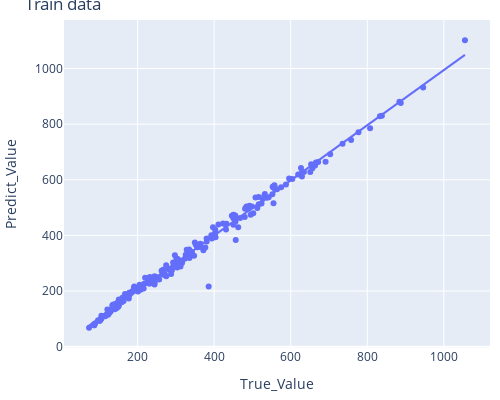
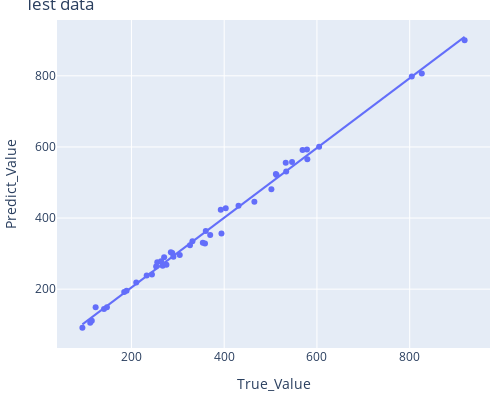

The code cell stored with these charts, in order, in its notebook:
### Markdown cell above
<h2 style="color:cyan">Polynomial Regression Model - All inputs - Side stress</h2>

### Code cell
# All parameters
polyEstimate(x_train_stress, ym_train_stress.Ss, x_test_stress, ym_test_stress.Ss, print_test=1)

### Figure 1 — Plotly figure (JSON) as saved in the notebook; plotly's stock layout.template omitted (floating-point values rounded to 4 significant figures; data arrays with more than 128 entries replaced by an {"elided": "..."} marker saying what was removed)
{"data": [{"hovertemplate": "True_Value=%{x}<br>Predict_Value=%{y}<extra></extra>", "legendgroup": "", "marker": {"color": "#636efa", "symbol": "circle"}, "mode": "markers", "name": "", "orientation": "v", "showlegend": false, "type": "scatter", "x": {"elided": "210 float values"}, "xaxis": "x", "y": {"elided": "210 float values"}, "yaxis": "y"}, {"hovertemplate": "<b>OLS trendline</b><br>Predict_Value = 0.991143 * True_Value + 3.08306<br>R<sup>2</sup>=0.991143<br><br>True_Value=%{x}<br>Predict_Value=%{y} <b>(trend)</b><extra></extra>", "legendgroup": "", "marker": {"color": "#636efa", "symbol": "circle"}, "mode": "lines", "name": "", "showlegend": false, "type": "scatter", "x": {"elided": "210 float values"}, "xaxis": "x", "y": {"elided": "210 float values"}, "yaxis": "y"}], "layout": {"height": 400, "legend": {"tracegroupgap": 0}, "margin": {"b": 10, "l": 10, "r": 10, "t": 20}, "title": {"text": "Train data"}, "width": 500, "xaxis": {"anchor": "y", "domain": [0, 1], "title": {"text": "True_Value"}}, "yaxis": {"anchor": "x", "domain": [0, 1], "title": {"text": "Predict_Value"}}}}

### Figure 2 — Plotly figure (JSON) as saved in the notebook; plotly's stock layout.template omitted (floating-point values rounded to 4 significant figures)
{"data": [{"hovertemplate": "True_Value=%{x}<br>Predict_Value=%{y}<extra></extra>", "legendgroup": "", "marker": {"color": "#636efa", "symbol": "circle"}, "mode": "markers", "name": "", "orientation": "v", "showlegend": false, "type": "scatter", "x": [111.1, 114.5, 94.25, 140.8, 147.1, 122.8, 184.4, 189.5, 210.4, 232.9, 244.2, 275.5, 253.2, 267.4, 304.2, 270.5, 290.5, 326.2, 255.7, 264, 369.8, 288, 285, 331.5, 358.6, 353.9, 360.3, 394.1, 465.1, 501.8, 392.6, 403.3, 430.9, 513, 511.4, 533.7, 532.7, 546.3, 579.3, 569, 578.5, 604.7, 804.5, 826.1, 918.4], "xaxis": "x", "y": [105.7, 110.9, 91.19, 144.5, 149.2, 149.2, 191.8, 195.6, 218.4, 238.5, 241.3, 268.9, 263.4, 265.7, 295.7, 289.4, 291.2, 323.6, 275.8, 278.8, 352.5, 301.6, 304.0, 335.1, 328.4, 330.3, 363.4, 356.3, 445.6, 481.0, 423.3, 427.4, 434.6, 521.0, 523.5, 530.9, 555.6, 557.7, 565.2, 591.4, 592.9, 600.4, 797.8, 806.6, 900.3], "yaxis": "y"}, {"hovertemplate": "<b>OLS trendline</b><br>Predict_Value = 0.981261 * True_Value + 8.40198<br>R<sup>2</sup>=0.993563<br><br>True_Value=%{x}<br>Predict_Value=%{y} <b>(trend)</b><extra></extra>", "legendgroup": "", "marker": {"color": "#636efa", "symbol": "circle"}, "mode": "lines", "name": "", "showlegend": false, "type": "scatter", "x": [94.25, 111.1, 114.5, 122.8, 140.8, 147.1, 184.4, 189.5, 210.4, 232.9, 244.2, 253.2, 255.7, 264, 267.4, 270.5, 275.5, 285, 288, 290.5, 304.2, 326.2, 331.5, 353.9, 358.6, 360.3, 369.8, 392.6, 394.1, 403.3, 430.9, 465.1, 501.8, 511.4, 513, 532.7, 533.7, 546.3, 569, 578.5, 579.3, 604.7, 804.5, 826.1, 918.4], "xaxis": "x", "y": [100.9, 117.4, 120.8, 128.9, 146.6, 152.7, 189.3, 194.4, 214.9, 236.9, 248.0, 256.9, 259.3, 267.5, 270.8, 273.8, 278.7, 288.1, 291.0, 293.5, 306.9, 328.5, 333.7, 355.7, 360.3, 362.0, 371.3, 393.6, 395.1, 404.1, 431.2, 464.8, 500.8, 510.2, 511.8, 531.1, 532.1, 544.5, 566.7, 576.1, 576.8, 601.8, 797.8, 819.0, 909.6], "yaxis": "y"}], "layout": {"height": 400, "legend": {"tracegroupgap": 0}, "margin": {"b": 10, "l": 10, "r": 10, "t": 20}, "title": {"text": "Test data"}, "width": 500, "xaxis": {"anchor": "y", "domain": [0, 1], "title": {"text": "True_Value"}}, "yaxis": {"anchor": "x", "domain": [0, 1], "title": {"text": "Predict_Value"}}}}
